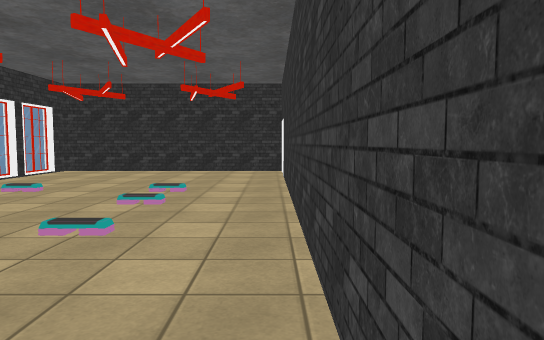
[1] (above)

16 first-person views from a walk through a 3-D level made in the Unity game engine. The camera is 1.3 m above the floor, tilts 4° down and sees 70° across. The floor is counted in squares, 1 m on a side. Each view is taken from the middle of a square. On the plan, view 1 faces up. The plan holds only what a view shows up to about 16 squares ahead; the rest is blank. Some surface patterns are stand-ins.

[2]
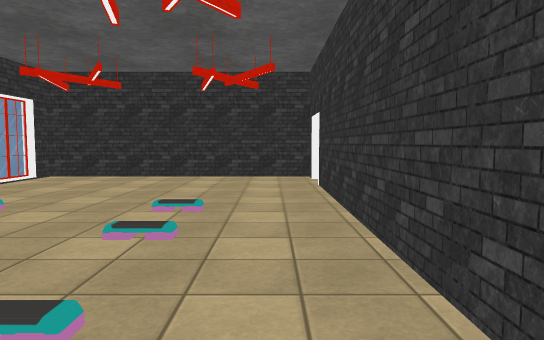

[3]
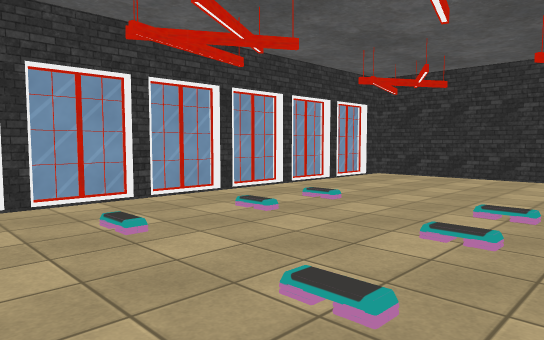

[4]
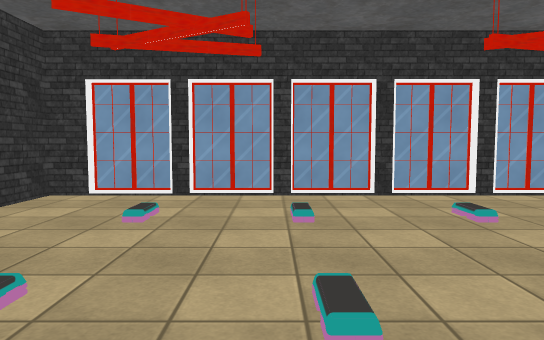

[5]
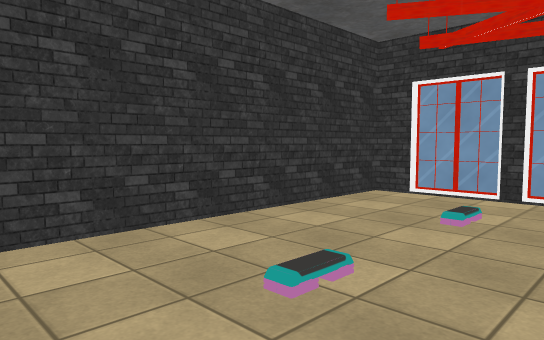

[6]
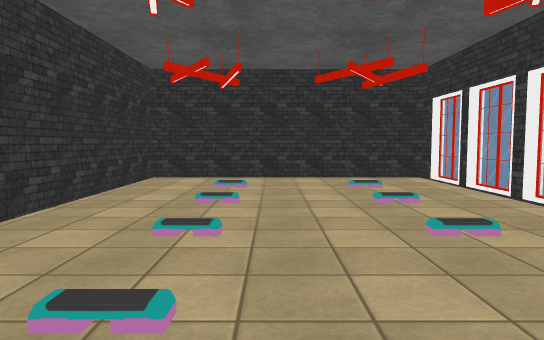

[7]
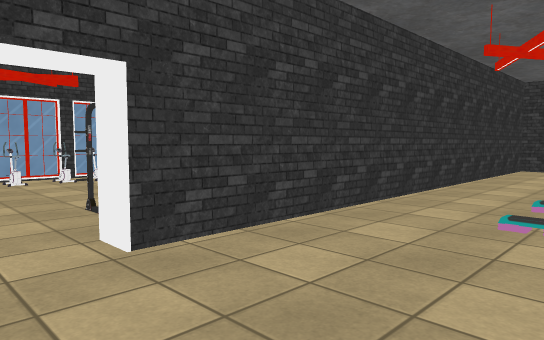

[8]
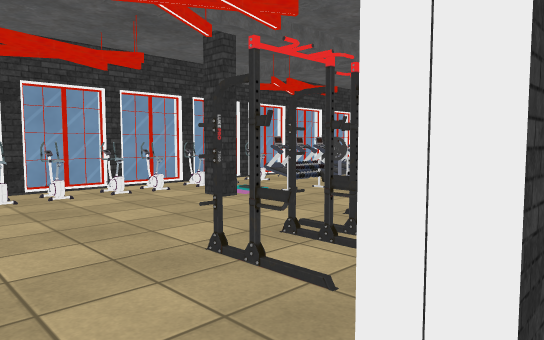

[9]
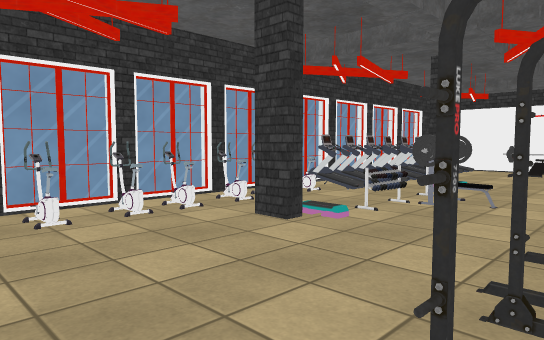

[10]
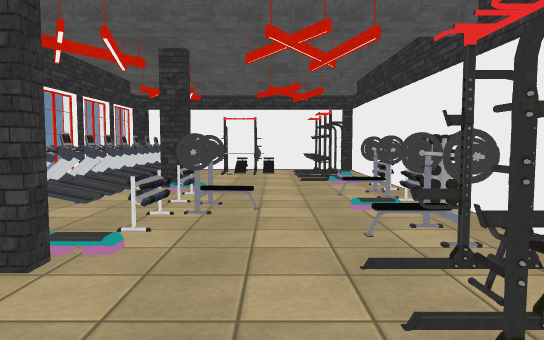

[11]
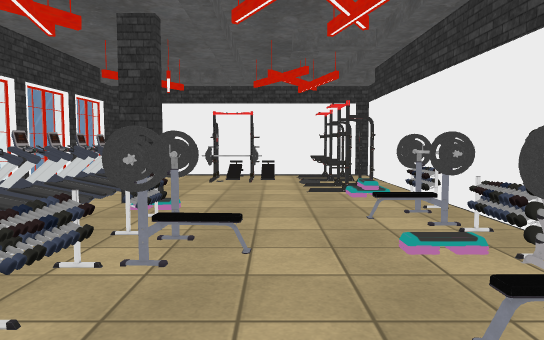

[12]
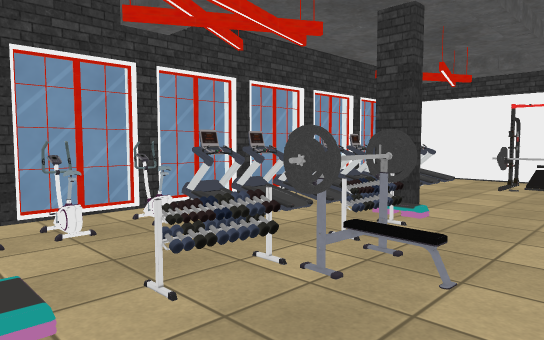

[13]
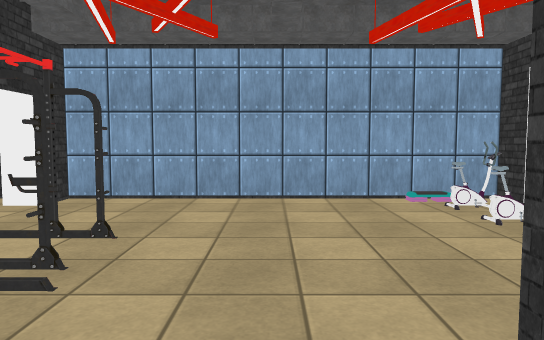

[14]
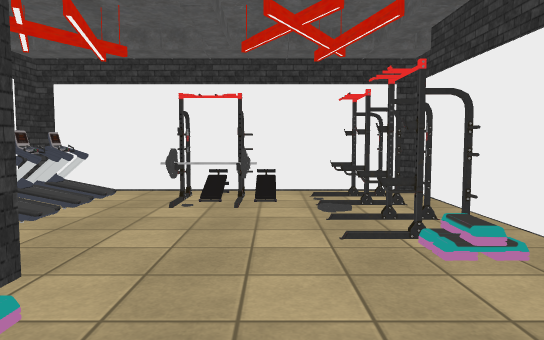

[15]
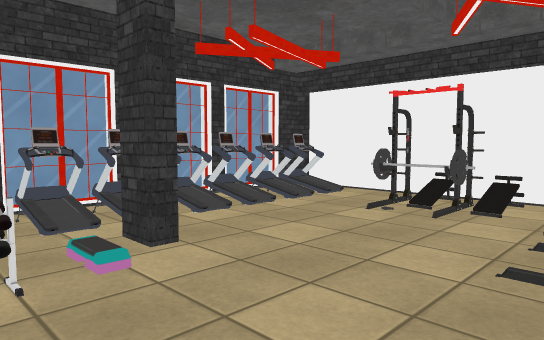

[16]
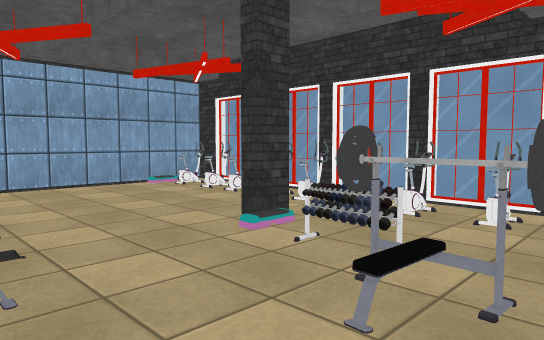

### Floor plan
Points are (right, up) in squares from view 1. A wall is a line through its corners. A room is listed if a view was taken in it or the views show most of it. See-through windows are left out.
Room 1 (views 1, 2, 3, 4, 5, 6, 7, 8)
walls: (-9.5, 7.5) (-9.5, 7); (-9.8, 7) (-9.8, 5); (-9.5, 5) (-9.5, 4.5); (-9.5, 10) (-9.5, 9.5); (-9.8, 4.5) (-9.8, 2.5); (-9.8, 9.5) (-9.8, 7.6); (-9.5, 2.5) (-9.5, 2); (-9.8, 2) (-9.8, 0); (-9.8, 12) (-9.8, 10.6); (-9.5, 12.5) (-9.5, 12); (-9.5, 0) (-9.5, -0.5); (-9.8, -0.5) (-9.8, -2.5); (-9.8, 14.5) (-9.8, 12.9); (-9.5, 15) (-9.5, 14.5); (-9.5, -2.5) (-9.5, -3.5) (0.5, -3.5) (0.5, 15) (1.4, 15); (0.5, 17.3) (0.5, 18) (-9.5, 18) (-9.5, 17); (1.2, 17) (0.4, 17); (-9.8, 17) (-9.8, 15.4)
ways out: opening at (1, 16) to room 2
Room 2 (views 9, 10, 11, 12, 13, 14, 15, 16)
walls: (7.4, 3.2) (7.4, 3.7) (8.2, 3.7); (8.2, 10.8) (7.4, 10.8) (7.4, 11.2) (8.2, 11.2); (11.2, 7) (11.2, 8.2); (11.2, 5.7) (11.2, 6.2); (11.2, 8.4) (11.2, 10.5); (1.3, 9.7) (1.3, -3.5) (11.2, -3.5) (11.2, -2.4); (11.2, 4.2) (11.2, 5.6); (11.2, 10.6) (11.2, 11.2); (11.2, 2.9) (11.2, 3.7); (11.2, 11.4) (11.2, 15); (11.2, 2) (11.2, 2.7); (11.2, -0.5) (11.2, 0.1); (11.2, 16.9) (11.2, 18) (1.3, 18)
ways out: opening at (1, 16) to room 1
objects: rack (2, -2) to (3, -1); rack (2, 2) to (3, 2); rack (2, 3) to (2, 4); bench (2, 5) to (2, 6); rack (2, 7); rack (2, 8); other object (2, 9) to (2, 10); rack (2, 11) to (3, 11); bench (3, 9) to (3, 10); bench (3, 12); rack (3, 13) to (4, 14); rack (6, -2) to (7, -1); bench (6, 7); other object (6, 8); rack (7, 5) to (7, 6); rack (7, 8) to (7, 9); other object (10, -2); other object (10, -1); other object (10, 0) to (10, 1); other object (10, 2); other object (10, 3); other object (10, 4); other object (10, 5) to (10, 6); other object (10, 7); bicycle (10, 8); bicycle (10, 9); bicycle (10, 10); bicycle (10, 12); bicycle (10, 13); bicycle (10, 14); bicycle (10, 15); bicycle (10, 17)

Positions as (right, up) in squares from view 1, and headings:
1: (0, 0), facing up
2: (-1, 3), facing up
3: (-1, 3), facing up-left
4: (0, 2), facing left
5: (0, 2), facing down-left
6: (-4, 11), facing down
7: (-4, 17), facing down-right
8: (0, 17), facing down-right
9: (3, 16), facing down-right
10: (5, 15), facing down
11: (5, 12), facing down
12: (4, 11), facing down-right
13: (6, 9), facing up
14: (5, 7), facing down
15: (3, 6), facing down-right
16: (3, 6), facing up-right
